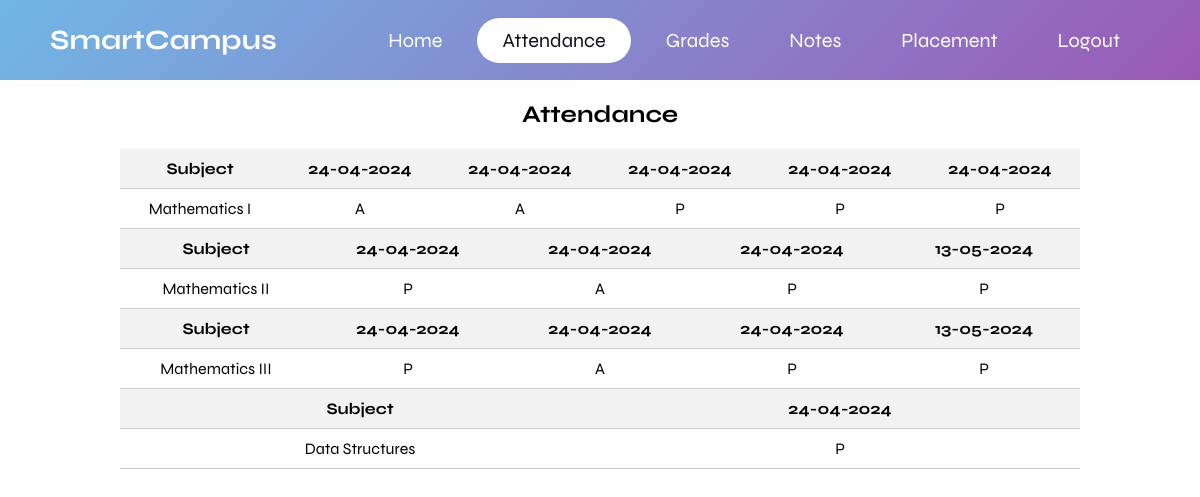
/attendance (signed in), run on the app's committed database.
### database.py (models this page shows)
class Subjects(db.Model):
    id = db.Column(db.Integer, primary_key=True)
    cse = db.Column(db.String)
    it = db.Column(db.String)
    mech = db.Column(db.String)
    eee = db.Column(db.String)
    ece = db.Column(db.String)
    civil = db.Column(db.String)

### main.py (the view, shortened to what this page needs)
@app.route('/attendance', methods=['GET', 'POST'])
@role_required(['student', 'parent', 'teacher'])
def attendance():
    data = session.get('data')
    if data['user'] == 'parent' or data['user'] == 'student':
        register_number = data['register_number']
        department = data['department']
        class_table_list = [f'{department}A1', f'{department}B1', f'{department}A2', f'{department}B2',
                            f'{department}A3', f'{department}B3', f'{department}A4', f'{department}B4']
        class_name = find_table_with_register_number(register_number, class_table_list)
        if class_name is not None:
            year = class_name[-1]
            attendance_table_name = f'attendance{year}'
            attendance_col = class_name[:-1]
            attendance_table_list = get_grade_col_data(attendance_table_name, attendance_col)
            dept_subjects = retrieve_column_values(department)
            dept_len = len(department) + 3
            subjects = split_subject(dept_len, dept_subjects, attendance_table_list)
            column_names = get_column_names(attendance_table_list)
            dates = get_dates_only(column_names)
            attendance_data = get_records_for_register_number(attendance_table_list, register_number)
            print(dates)
            print(attendance_data)
            zipped_lists = zip(dates, subjects, attendance_data)
        else:
            zipped_lists = []
        if data['user'] == 'parent':
            return render_template("stu_attend.html", zipped_lists=zipped_lists)
        return render_template("attendance.html", zipped_lists=zipped_lists)
    if data['user'] == 'teacher':
        return render_template("tec_attendance.html")

### database.py (called while the page is built)
def retrieve_column_values(column_name):
    column_values = Subjects.query.with_entities(getattr(Subjects, column_name)).all()
    column_values = [value[0] for value in column_values if value[0] is not None]
    return column_values

def get_grade_col_data(grade_table_name, grade_col):
    conn = sqlite3.connect('instance/college.db')  # Replace 'your_database.db' with your database file
    cursor = conn.cursor()
    cursor.execute(f"SELECT {grade_col} FROM {grade_table_name}")
    data = cursor.fetchall()
    conn.close()
    grade_col_data = [row[0] for row in data]
    return grade_col_data

def find_table_with_register_number(register_number, tables_list):
    conn = sqlite3.connect('instance/college.db')  # Replace 'your_database.db' with your SQLite database file
    cursor = conn.cursor()
    for table_name in tables_list:
        try:
            cursor.execute(f"SELECT EXISTS(SELECT 1 FROM {table_name.strip()} WHERE register_number = ?)",
                           (register_number,))
        except sqlite3.OperationalError:
            continue  # Table doesn't exist, move to the next table
        exists_in_table = cursor.fetchone()[0]
        if exists_in_table:
            conn.close()
            return table_name.strip()
    conn.close()
    return None

def get_records_for_register_number(table_names, register_number):
    records = []
    conn = sqlite3.connect('instance/college.db')
    c = conn.cursor()
    try:
        for table_name in table_names:
            c.execute(f"SELECT * FROM {table_name} WHERE register_number=?", (register_number,))
            table_records = c.fetchall()
            records.extend(table_records)
    except sqlite3.Error as e:
        print("SQLite error:", e)
    finally:
        conn.close()
    return records

def split_subject(length, subjects, table_name):
    splitted_name = [name[length:] for name in table_name]
    new_list = []
    for value in splitted_name:
        for subject in subjects:
            subject_without_spaces = subject.replace(" ", "")
            if value == subject_without_spaces:
                new_list.append(subject)
                break  # Break out of the inner loop once a match is found
    return new_list

### templates/attendance.html
{% extends "index.html" %}
{% block style %}
<link rel="stylesheet" href="{{url_for('static',filename='css/grades.css')}}">
{% endblock %}
{% block navigation %}
        <nav class="nav-bar">
            <ul>
                <li>
                    <a href="{{ url_for('home') }}">Home</a>
                </li>
                <li>
                    <a href="{{ url_for('attendance') }}" class="active">Attendance</a>
                </li>
                <li>
                    <a href="{{ url_for('grades') }}">Grades</a>
                </li>
                <li>
                    <a href="{{ url_for('notes') }}">Notes</a>
                </li>
                <li>
                    <a href="{{ url_for('placement') }}">Placement</a>
                </li>
                <li>
                    <a href="{{ url_for('login') }}" >Logout</a>
                </li>
            </ul>
        </nav>
{% endblock %}
{% block content %}
<div class="tec-container">
    <h2>Attendance</h2>
    {% for date, subject, attendance  in zipped_lists %}
    <div class="table">
        <div class="table-header">
            <div class="col">Subject</div>
            {% for date_item in date %}
            <div class="col">{{date_item}}</div>
            {% endfor %}
        </div>
        <div class="table-row">
            <div class="col">{{ subject }}</div>
            {% for attendance_item in attendance[3:] %}
            <div class="col">{{ attendance_item }}</div>
            {% endfor %}
        </div>
    </div>
    {% endfor %}
</div>
{% endblock %}

### static/css/index.css (style rules this page uses)
* { margin: 0; padding: 0; font-family: "Syne", sans-serif; text-decoration: none; list-style: none; box-sizing: border-box; }
body { background-color: #fefefe; }
.nav-bar ul { display: flex; }
.nav-bar ul li a { display: block; color: #fefefe; font-size: 20px; padding: 10px 25px; border-radius: 50px; transition: 0.2s; margin: 0 5px; }
.nav-bar ul li a.active { color: #11101b; background-color: #fefefe; }

### static/css/grades.css (style rules this page uses)
.tec-container { max-width: 1000px; margin: 20px auto; padding: 0 20px; }
h2, h3, .submit-button { text-align: center; margin: 20px }
.table { width: 100%; border-collapse: collapse; }
.table-header { background-color: #f2f2f2; display: flex; border-bottom: 1px solid #ccc; }
.table-header .col { flex: 1; padding: 10px; text-align: center; font-weight: bold; }
.table-row { display: flex; border-bottom: 1px solid #ccc; }
.table-row .col { flex: 1; padding: 10px; text-align: center; }

### data on the page
Subjects: date "24-04-2024" "24-04-2024" "24-04-2024" "24-04-2024" "24-04-2024", cse "Mathematics I", attendance_item "A" "A" "P" "P" "P"
Subjects: date "24-04-2024" "24-04-2024" "24-04-2024" "13-05-2024", cse "Mathematics II", attendance_item "P" "A" "P" "P"
Subjects: date "24-04-2024" "24-04-2024" "24-04-2024" "13-05-2024", cse "Mathematics III", attendance_item "P" "A" "P" "P"
Subjects: date "24-04-2024", cse "Data Structures", attendance_item "P"
